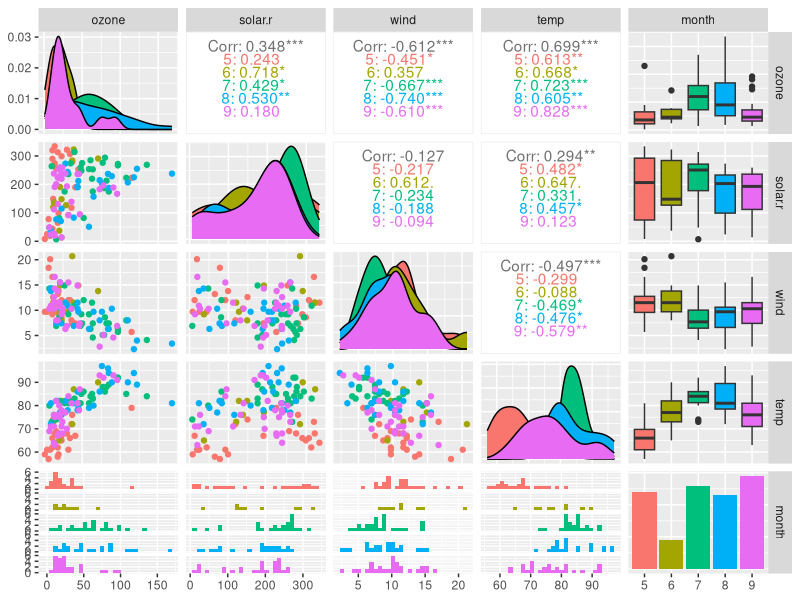

Source code (R):
#zadanie1
library(tidyverse)
library(GGally)
library(broom)

colnames(airquality) <- tolower(colnames(airquality)) #zmiana nazwy kolumn na małe litery

air <-
  airquality |>
  as_tibble() |> #format wizualizacji tibble
  na.omit() |> #usuniecie wierszy z brakami danych
  select(-day) |> #usuniecie kolumny day
  mutate(month = factor(month)) #konwersja na typ faktor

View(air) # wyświetlenie tabeli

glimpse(air) #struktura danych

GGally::ggpairs(air, aes(color = month)) #Sprawdzanie korelacji między zmiennymi/wizualizacja dancyh

# Skalowanie zmiennych ilościowych
air_scaled <- air |> 
  mutate(across(c(temp, wind, solar.r), scale))  # Skalowanie zmiennych temp, wind, solar.r

head(air_scaled)

model <- lm(ozone ~ solar.r + wind + temp + month, data = air_scaled) #model regresji liniowej bez uwzględnienia  interakcji między zmiennymi
summary(model) #podsiumowanie modelu

model_tidy <- tidy(model, conf.int = TRUE) #konwersja wyniku modelu na czytelny format

predictions <- predict(model, newdata = air_scaled)#predykcja
head(predictions)
